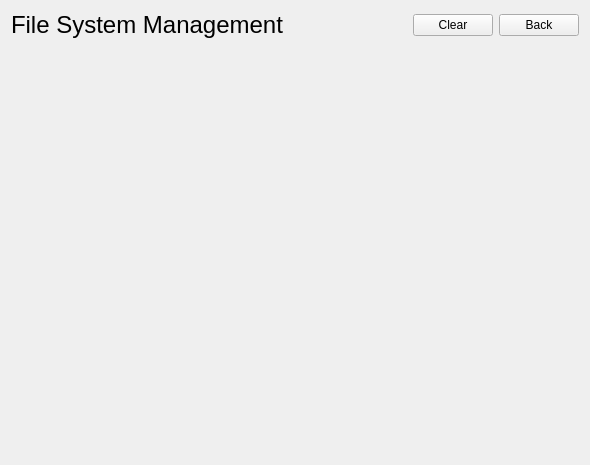
<?xml version="1.0" encoding="UTF-8"?>
<ui version="4.0">
 <class>FileSystemSimulateWindow</class>
 <widget class="QWidget" name="FileSystemSimulateWindow">
  <property name="geometry">
   <rect>
    <x>0</x>
    <y>0</y>
    <width>590</width>
    <height>465</height>
   </rect>
  </property>
  <property name="windowTitle">
   <string>Form</string>
  </property>
  <layout class="QGridLayout" name="gridLayout_2">
   <item row="0" column="0">
    <layout class="QHBoxLayout" name="horizontalLayout">
     <item>
      <widget class="QLabel" name="labelTitle">
       <property name="font">
        <font>
         <pointsize>18</pointsize>
        </font>
       </property>
       <property name="text">
        <string>File System Management</string>
       </property>
      </widget>
     </item>
     <item>
      <spacer name="horizontalSpacer_5">
       <property name="orientation">
        <enum>Qt::Horizontal</enum>
       </property>
       <property name="sizeHint" stdset="0">
        <size>
         <width>40</width>
         <height>20</height>
        </size>
       </property>
      </spacer>
     </item>
     <item>
      <widget class="QPushButton" name="btnClear">
       <property name="text">
        <string>Clear</string>
       </property>
      </widget>
     </item>
     <item>
      <widget class="QPushButton" name="btnBack">
       <property name="text">
        <string>Back</string>
       </property>
      </widget>
     </item>
    </layout>
   </item>
   <item row="1" column="0">
    <layout class="QGridLayout" name="gridLayout">
     <item row="0" column="0">
      <spacer name="verticalSpacer">
       <property name="orientation">
        <enum>Qt::Vertical</enum>
       </property>
       <property name="sizeHint" stdset="0">
        <size>
         <width>20</width>
         <height>40</height>
        </size>
       </property>
      </spacer>
     </item>
    </layout>
   </item>
  </layout>
 </widget>
 <resources/>
 <connections/>
</ui>
